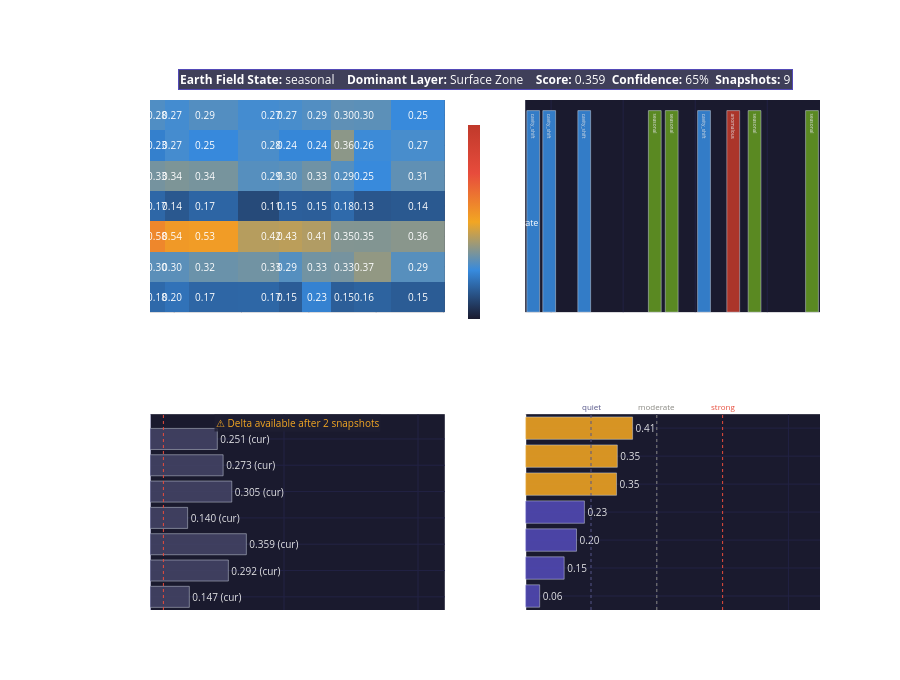

Notebook code for this chart:
### Code cell
# ============================================================
# LAYER 7 DASHBOARD – 4 Charts
# ============================================================

snap_current = {
    'timestamp':    RUN_TIMESTAMP,
    'system_state': system_state,
    'layers': {n: {'score': normalized[n]['score']} for n in LAYER_NAMES.values()}
}
all_snaps = history + [snap_current]
n_snaps   = len(all_snaps)

layer_list   = list(LAYER_NAMES.values())
layer_labels = [
    'L0 External Drivers',
    'L1 Planetary Body',
    'L2 Surface Zone',
    'L3 Atmosphere',
    'L4 Ionosphere',
    'L5 GEC',
    'L6 Resonance Field',
]

STATE_COLORS = {
    'normal_background_state':               '#2ecc71',
    'atmospheric_driven_resonance_state':    '#E85D24',
    'space_weather_driven_ionospheric_state':'#534AB7',
    'geomagnetic_disturbance_state':         '#e74c3c',
    'mixed_coupled_state':                  '#F2A623',
    'seasonal_transition_state':            '#639922',
    'cavity_condition_shift_state':         '#378ADD',
    'anomalous_resonance_state':            '#c0392b',
    'low_confidence_state':                 '#888780',
}
STATE_SHORT = {
    'normal_background_state':               'normal',
    'atmospheric_driven_resonance_state':    'atmospheric',
    'space_weather_driven_ionospheric_state':'space_weather',
    'geomagnetic_disturbance_state':         'geomagnetic',
    'mixed_coupled_state':                  'mixed',
    'seasonal_transition_state':            'seasonal',
    'cavity_condition_shift_state':         'cavity_shift',
    'anomalous_resonance_state':            'anomalous',
    'low_confidence_state':                 'low_conf',
}

times_str = [s['timestamp'][:16].replace('T', ' ') for s in all_snaps]

from plotly.subplots import make_subplots
fig = make_subplots(
    rows=2, cols=2,
    subplot_titles=[
        'Layer Scores Heatmap',
        'System State Timeline',
        'Layer Delta / Change  (Δ since previous snapshot)',
        'Current Dominance Ranking',
    ],
    vertical_spacing=0.20,
    horizontal_spacing=0.12,
    row_heights=[0.52, 0.48],
)

# ── Chart 1: Heatmap ─────────────────────────────────────────
z_matrix = []
for ln in layer_list:
    row = []
    for snap in all_snaps:
        v = snap.get('layers', {}).get(ln, {}).get('score')
        row.append(float(v) if v is not None else 0.0)
    z_matrix.append(row)

txt_matrix = [[f'{v:.2f}' for v in row] for row in z_matrix]

fig.add_trace(go.Heatmap(
    z=z_matrix, x=times_str, y=layer_labels,
    colorscale=[[0,'#1a1a2e'],[0.25,'#378ADD'],[0.5,'#F2A623'],[0.75,'#e74c3c'],[1.0,'#c0392b']],
    zmin=0, zmax=1,
    text=txt_matrix, texttemplate='%{text}', textfont=dict(size=10, color='white'),
    showscale=True,
    colorbar=dict(len=0.42, y=0.76, x=0.46, thickness=12,
                  tickvals=[0, 0.25, 0.5, 0.75, 1.0],
                  ticktext=['0', '.25 quiet', '.50 moderate', '.75 active', '1'],
                  tickfont=dict(color='white', size=9))
), row=1, col=1)

# ── Chart 2: State Timeline ───────────────────────────────────
state_clrs  = [STATE_COLORS.get(s.get('system_state',''), '#888780') for s in all_snaps]
state_txts  = [STATE_SHORT.get(s.get('system_state',''), '?') for s in all_snaps]

fig.add_trace(go.Bar(
    x=times_str, y=[1] * n_snaps,
    marker_color=state_clrs, opacity=0.88,
    text=state_txts,
    textposition='inside',
    textfont=dict(size=10, color='white'),
    showlegend=False
), row=1, col=2)
fig.update_yaxes(visible=False, row=1, col=2)
fig.update_xaxes(tickangle=30, row=1, col=2)

# ── Chart 3: Delta ───────────────────────────────────────────
delta_available = any(trends.get(ln, {}).get('delta_6h') is not None for ln in layer_list)

if delta_available:
    d_vals  = [trends.get(ln, {}).get('delta_6h') or 0.0 for ln in layer_list]
    d_clrs  = ['#e74c3c' if v > 0.05 else '#378ADD' if v < -0.05 else '#888780' for v in d_vals]
    d_texts = [f'{v:+.3f}' for v in d_vals]
else:
    d_vals  = [normalized[ln].get('score') or 0 for ln in layer_list]
    d_clrs  = ['#444466'] * 7
    d_texts = [f'{v:.3f} (cur)' for v in d_vals]

fig.add_trace(go.Bar(
    x=d_vals, y=layer_labels,
    orientation='h',
    marker_color=d_clrs, opacity=0.87,
    text=d_texts,
    textposition='outside', textfont=dict(color='white', size=10),
    showlegend=False
), row=2, col=1)
fig.add_vline(x=0, line_color='#555588', line_width=1, row=2, col=1)
fig.add_vline(x=0.05,  line_dash='dot', line_color='#e74c3c', line_width=1, row=2, col=1)
fig.add_vline(x=-0.05, line_dash='dot', line_color='#378ADD', line_width=1, row=2, col=1)
fig.update_xaxes(
    range=[-0.35, 0.42] if delta_available else [0, 1.1],
    title_text='Δ Score (6h)' if delta_available else 'Current Score (Δ from 2nd snapshot)',
    gridcolor='#222244', row=2, col=1
)
if not delta_available:
    fig.add_annotation(
        x=0.55, y=6.6,
        text='⚠ Delta available after 2 snapshots',
        showarrow=False, xref='x3', yref='y3',
        font=dict(color='#F2A623', size=10),
        bgcolor='rgba(30,30,50,0.8)'
    )

# ── Chart 4: Dominance Ranking ───────────────────────────────
coup_pairs  = [f"{c['from'].split('_')[0]} → {c['to'].split('_')[0]}" for c in couplings]
coup_vals   = [c['strength'] for c in couplings]
coup_clrs   = ['#e74c3c' if v > 0.5 else '#F2A623' if v > 0.3 else '#534AB7' for v in coup_vals]
sorted_coup = sorted(zip(coup_pairs, coup_vals, coup_clrs), key=lambda x: x[1])

fig.add_trace(go.Bar(
    x=[v for _, v, _ in sorted_coup],
    y=[l for l, _, _ in sorted_coup],
    orientation='h',
    marker_color=[c for _, _, c in sorted_coup], opacity=0.88,
    text=[f'{v:.2f}' for _, v, _ in sorted_coup],
    textposition='outside', textfont=dict(color='white', size=10),
    showlegend=False
), row=2, col=2)
for t, col, label in [(0.25,'#555588','quiet'),(0.50,'#888780','moderate'),(0.75,'#e74c3c','strong')]:
    fig.add_vline(x=t, line_dash='dot', line_color=col, line_width=1,
                  annotation_text=label,
                  annotation_font=dict(color=col, size=8),
                  annotation_position='top',
                  row=2, col=2)
fig.update_xaxes(range=[0, 1.12], title_text='Coupling strength', gridcolor='#222244', row=2, col=2)

# ── Global State Header ───────────────────────────────────────
fig.add_annotation(
    x=0.5, y=1.06, xref='paper', yref='paper',
    text=(
        f'<b>Earth Field State:</b> {STATE_SHORT.get(system_state, system_state)}  '
        f'  <b>Dominant Layer:</b> {dominant_layer.split("_",1)[-1].replace("_"," ").title()}  '
        f'  <b>Score:</b> {state_score:.3f}'
        f'  <b>Confidence:</b> {state_confidence:.0%}'
        f'  <b>Snapshots:</b> {n_snaps}'
    ),
    showarrow=False, font=dict(size=12, color='white'),
    bgcolor='rgba(30,30,60,0.85)',
    bordercolor='#534AB7', borderwidth=1,
    xanchor='center'
)

# ── Layout ────────────────────────────────────────────────────
fig.update_layout(
    height=680,
    plot_bgcolor='#1a1a2e', paper_bgcolor='rgba(0,0,0,0)',
    margin=dict(l=150, r=80, t=100, b=70),
    showlegend=False,
    font=dict(color='white', size=11),
)
for r, c in [(1,1),(1,2),(2,1),(2,2)]:
    fig.update_yaxes(gridcolor='#222244', tickfont=dict(color='white', size=10), row=r, col=c)
    fig.update_xaxes(gridcolor='#222244', tickfont=dict(color='white', size=9), row=r, col=c)

fig.show()

### Figure 1 — Plotly figure (JSON) as saved in the notebook; plotly's stock layout.template omitted (floating-point values rounded to 4 significant figures)
{"data": [{"colorbar": {"len": 0.42, "thickness": 12, "tickfont": {"color": "white", "size": 9}, "ticktext": ["0", ".25 quiet", ".50 moderate", ".75 active", "1"], "tickvals": [0, 0.25, 0.5, 0.75, 1.0], "x": 0.46, "y": 0.76}, "colorscale": [[0, "#1a1a2e"], [0.25, "#378ADD"], [0.5, "#F2A623"], [0.75, "#e74c3c"], [1.0, "#c0392b"]], "showscale": true, "text": [["0.18", "0.20", "0.17", "0.17", "0.15", "0.23", "0.15", "0.16", "0.15"], ["0.30", "0.30", "0.32", "0.33", "0.29", "0.33", "0.33", "0.37", "0.29"], ["0.58", "0.54", "0.53", "0.42", "0.43", "0.41", "0.35", "0.35", "0.36"], ["0.17", "0.14", "0.17", "0.11", "0.15", "0.15", "0.18", "0.13", "0.14"], ["0.33", "0.34", "0.34", "0.29", "0.30", "0.33", "0.29", "0.25", "0.31"], ["0.23", "0.27", "0.25", "0.28", "0.24", "0.24", "0.36", "0.26", "0.27"], ["0.28", "0.27", "0.29", "0.27", "0.27", "0.29", "0.30", "0.30", "0.25"]], "textfont": {"color": "white", "size": 10}, "texttemplate": "%{text}", "type": "heatmap", "x": ["2026-05-10 09:01", "2026-05-10 11:41", "2026-05-10 17:31", "2026-05-11 05:16", "2026-05-11 08:05", "2026-05-11 13:28", "2026-05-11 18:20", "2026-05-11 21:53", "2026-05-12 07:27"], "xaxis": "x", "y": ["L0 External Drivers", "L1 Planetary Body", "L2 Surface Zone", "L3 Atmosphere", "L4 Ionosphere", "L5 GEC", "L6 Resonance Field"], "yaxis": "y", "z": [[0.1765, 0.1973, 0.1701, 0.1709, 0.1482, 0.2323, 0.152, 0.1621, 0.1468], [0.2986, 0.2986, 0.3179, 0.3276, 0.2906, 0.329, 0.334, 0.3711, 0.2924], [0.585, 0.5356, 0.5266, 0.4203, 0.4259, 0.4129, 0.351, 0.3508, 0.3595], [0.1725, 0.1386, 0.1679, 0.1077, 0.155, 0.1525, 0.1787, 0.1347, 0.1404], [0.3334, 0.3442, 0.3362, 0.292, 0.2994, 0.3252, 0.2902, 0.2518, 0.3052], [0.227, 0.2683, 0.2483, 0.2768, 0.2429, 0.2425, 0.3636, 0.2574, 0.2729], [0.2831, 0.2672, 0.2881, 0.2676, 0.2727, 0.2858, 0.303, 0.2993, 0.2512]], "zmax": 1, "zmin": 0}, {"marker": {"color": ["#378ADD", "#378ADD", "#378ADD", "#639922", "#639922", "#378ADD", "#c0392b", "#639922", "#639922"]}, "opacity": 0.88, "showlegend": false, "text": ["cavity_shift", "cavity_shift", "cavity_shift", "seasonal", "seasonal", "cavity_shift", "anomalous", "seasonal", "seasonal"], "textfont": {"color": "white", "size": 10}, "textposition": "inside", "type": "bar", "x": ["2026-05-10 09:01", "2026-05-10 11:41", "2026-05-10 17:31", "2026-05-11 05:16", "2026-05-11 08:05", "2026-05-11 13:28", "2026-05-11 18:20", "2026-05-11 21:53", "2026-05-12 07:27"], "xaxis": "x2", "y": [1, 1, 1, 1, 1, 1, 1, 1, 1], "yaxis": "y2"}, {"marker": {"color": ["#444466", "#444466", "#444466", "#444466", "#444466", "#444466", "#444466"]}, "opacity": 0.87, "orientation": "h", "showlegend": false, "text": ["0.147 (cur)", "0.292 (cur)", "0.359 (cur)", "0.140 (cur)", "0.305 (cur)", "0.273 (cur)", "0.251 (cur)"], "textfont": {"color": "white", "size": 10}, "textposition": "outside", "type": "bar", "x": [0.1468, 0.2924, 0.3595, 0.1404, 0.3052, 0.2729, 0.2512], "xaxis": "x3", "y": ["L0 External Drivers", "L1 Planetary Body", "L2 Surface Zone", "L3 Atmosphere", "L4 Ionosphere", "L5 GEC", "L6 Resonance Field"], "yaxis": "y3"}, {"marker": {"color": ["#534AB7", "#534AB7", "#534AB7", "#534AB7", "#F2A623", "#F2A623", "#F2A623"]}, "opacity": 0.88, "orientation": "h", "showlegend": false, "text": ["0.06", "0.15", "0.20", "0.23", "0.35", "0.35", "0.41"], "textfont": {"color": "white", "size": 10}, "textposition": "outside", "type": "bar", "x": [0.055, 0.148, 0.195, 0.225, 0.347, 0.35, 0.408], "xaxis": "x4", "y": ["L0 → L5", "L0 → L4", "L3 → L5", "L5 → L6", "L3 → L6", "L2 → L3", "L4 → L6"], "yaxis": "y4"}], "layout": {"annotations": [{"font": {"size": 16}, "showarrow": false, "text": "Layer Scores Heatmap", "x": 0.22, "xanchor": "center", "xref": "paper", "y": 1.0, "yanchor": "bottom", "yref": "paper"}, {"font": {"size": 16}, "showarrow": false, "text": "System State Timeline", "x": 0.78, "xanchor": "center", "xref": "paper", "y": 1.0, "yanchor": "bottom", "yref": "paper"}, {"font": {"size": 16}, "showarrow": false, "text": "Layer Delta / Change  (Δ since previous snapshot)", "x": 0.22, "xanchor": "center", "xref": "paper", "y": 0.384, "yanchor": "bottom", "yref": "paper"}, {"font": {"size": 16}, "showarrow": false, "text": "Current Dominance Ranking", "x": 0.78, "xanchor": "center", "xref": "paper", "y": 0.384, "yanchor": "bottom", "yref": "paper"}, {"bgcolor": "rgba(30,30,50,0.8)", "font": {"color": "#F2A623", "size": 10}, "showarrow": false, "text": "⚠ Delta available after 2 snapshots", "x": 0.55, "xref": "x3", "y": 6.6, "yref": "y3"}, {"font": {"color": "#555588", "size": 8}, "showarrow": false, "text": "quiet", "x": 0.25, "xanchor": "center", "xref": "x4", "y": 1, "yanchor": "bottom", "yref": "y4 domain"}, {"font": {"color": "#888780", "size": 8}, "showarrow": false, "text": "moderate", "x": 0.5, "xanchor": "center", "xref": "x4", "y": 1, "yanchor": "bottom", "yref": "y4 domain"}, {"font": {"color": "#e74c3c", "size": 8}, "showarrow": false, "text": "strong", "x": 0.75, "xanchor": "center", "xref": "x4", "y": 1, "yanchor": "bottom", "yref": "y4 domain"}, {"bgcolor": "rgba(30,30,60,0.85)", "bordercolor": "#534AB7", "borderwidth": 1, "font": {"color": "white", "size": 12}, "showarrow": false, "text": "<b>Earth Field State:</b> seasonal    <b>Dominant Layer:</b> Surface Zone    <b>Score:</b> 0.359  <b>Confidence:</b> 65%  <b>Snapshots:</b> 9", "x": 0.5, "xanchor": "center", "xref": "paper", "y": 1.06, "yref": "paper"}], "font": {"color": "white", "size": 11}, "height": 680, "margin": {"b": 70, "l": 150, "r": 80, "t": 100}, "paper_bgcolor": "rgba(0,0,0,0)", "plot_bgcolor": "#1a1a2e", "shapes": [{"line": {"color": "#555588", "width": 1}, "type": "line", "x0": 0, "x1": 0, "xref": "x3", "y0": 0, "y1": 1, "yref": "y3 domain"}, {"line": {"color": "#e74c3c", "dash": "dot", "width": 1}, "type": "line", "x0": 0.05, "x1": 0.05, "xref": "x3", "y0": 0, "y1": 1, "yref": "y3 domain"}, {"line": {"color": "#378ADD", "dash": "dot", "width": 1}, "type": "line", "x0": -0.05, "x1": -0.05, "xref": "x3", "y0": 0, "y1": 1, "yref": "y3 domain"}, {"line": {"color": "#555588", "dash": "dot", "width": 1}, "type": "line", "x0": 0.25, "x1": 0.25, "xref": "x4", "y0": 0, "y1": 1, "yref": "y4 domain"}, {"line": {"color": "#888780", "dash": "dot", "width": 1}, "type": "line", "x0": 0.5, "x1": 0.5, "xref": "x4", "y0": 0, "y1": 1, "yref": "y4 domain"}, {"line": {"color": "#e74c3c", "dash": "dot", "width": 1}, "type": "line", "x0": 0.75, "x1": 0.75, "xref": "x4", "y0": 0, "y1": 1, "yref": "y4 domain"}], "showlegend": false, "xaxis": {"anchor": "y", "domain": [0.0, 0.44], "gridcolor": "#222244", "tickfont": {"color": "white", "size": 9}}, "xaxis2": {"anchor": "y2", "domain": [0.56, 1.0], "gridcolor": "#222244", "tickangle": 30, "tickfont": {"color": "white", "size": 9}}, "xaxis3": {"anchor": "y3", "domain": [0.0, 0.44], "gridcolor": "#222244", "range": [0, 1.1], "tickfont": {"color": "white", "size": 9}, "title": {"text": "Current Score (Δ from 2nd snapshot)"}}, "xaxis4": {"anchor": "y4", "domain": [0.56, 1.0], "gridcolor": "#222244", "range": [0, 1.12], "tickfont": {"color": "white", "size": 9}, "title": {"text": "Coupling strength"}}, "yaxis": {"anchor": "x", "domain": [0.584, 1.0], "gridcolor": "#222244", "tickfont": {"color": "white", "size": 10}}, "yaxis2": {"anchor": "x2", "domain": [0.584, 1.0], "gridcolor": "#222244", "tickfont": {"color": "white", "size": 10}, "visible": false}, "yaxis3": {"anchor": "x3", "domain": [0.0, 0.384], "gridcolor": "#222244", "tickfont": {"color": "white", "size": 10}}, "yaxis4": {"anchor": "x4", "domain": [0.0, 0.384], "gridcolor": "#222244", "tickfont": {"color": "white", "size": 10}}}}
